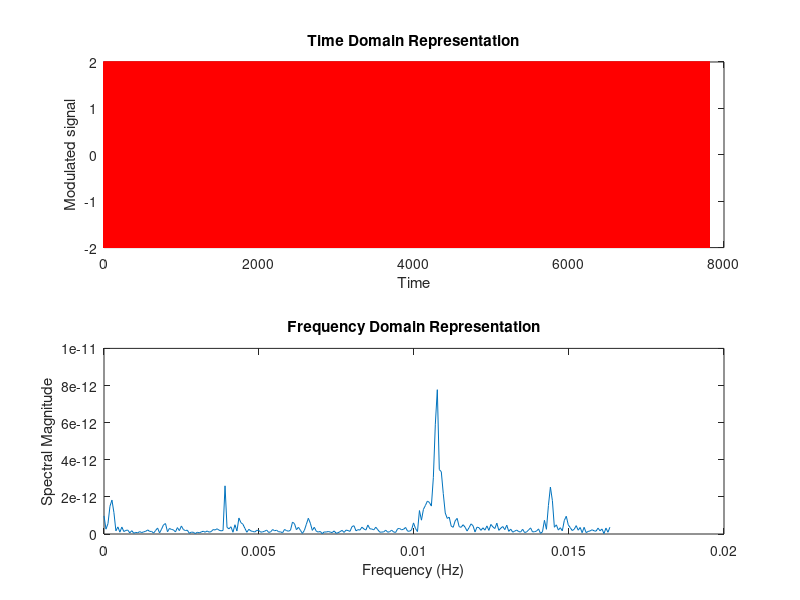
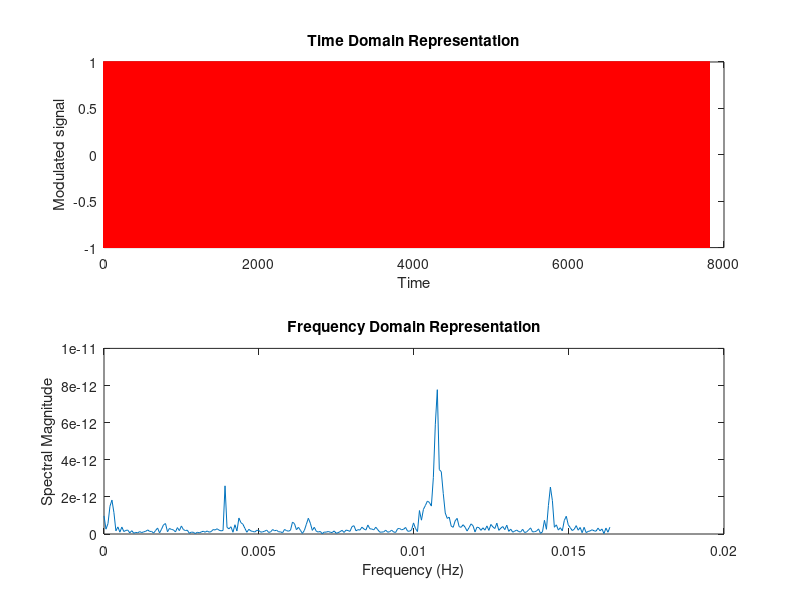

Write MATLAB code to recreate these figures, in order.
%Amplitude Modulation with multitone signal and its spectrum analysis
%Show the time domain and frquency domain representation of DSB-AM and
%DSB-SC modulations

fc  = 1000000;  %Carrier Frequency
fm = 10000;   %message signal frequency

N = 2*fc;   %N point FFT N>fc to avoid freq domain aliasing
fs = 128; % sample frequency
t = (0:N-1)/fs;




Ec  = 1;    %Carrier Amplitude
Em1 = 1;    %message signal amplitudes
% Try changing the message and carrier amplitudes to see the effect in
% DSB-AM modulation

%---------Double SideBand Full Carrier Modulation (DSB-FC(AM))
A  =  Ec + Em1*cos(2*pi*fm*t) ;         %Envelope/eliminate the carrier amplitude
u  = A.*[cos(2*pi*fc*t)];              	%to convert DSB-AM to DSB-SC         
Mf = 2/N*abs(fft(u,N));
f = fs * (0 : N/2) / N;    %Since the fft result is symmetrical, only the positive half is sufficient for spectral representation

close all;

figure('Name','Time/Fequency domain representations of DSB-AM signals');
subplot(2,1,1); %Time domain plot
plot(t(1:N/2),u(1:N/2),t(1:N/2),A(1:N/2),'r',t(1:N/2),-A(1:N/2),'r');
title('Time Domain Representation');
xlabel('Time'); ylabel('Modulated signal');

subplot(2,1,2); %Frequency Domain Plot
plot(f(1:256),Mf(1:256));
title('Frequency Domain Representation');
xlabel('Frequency (Hz)'); ylabel('Spectral Magnitude');

%----------Double SideBand Suppressed Carrier DSB-SC----------

A  =   Em1*cos(2*pi*fm*t) ; %Envelope/eliminate the carrier amplitude
u  = A.*[cos(2*pi*fc*t)];   %to convert DSB-AM to DSB-SC         
Mf = 2/N*abs(fft(u,N));

figure('Name','Time/Fequency domain representations of DSB-SC signals');
subplot(2,1,1); %Time domain plot
plot(t(1:N/2),u(1:N/2),t(1:N/2),A(1:N/2),'r',t(1:N/2),-A(1:N/2),'r');
title('Time Domain Representation');
xlabel('Time'); ylabel('Modulated signal');

subplot(2,1,2); %Frequency Domain Plot
plot(f(1:256),Mf(1:256));
title('Frequency Domain Representation');
xlabel('Frequency (Hz)'); ylabel('Spectral Magnitude');
text(15,60,'Carrier');
%--------------------------------------------------------------------